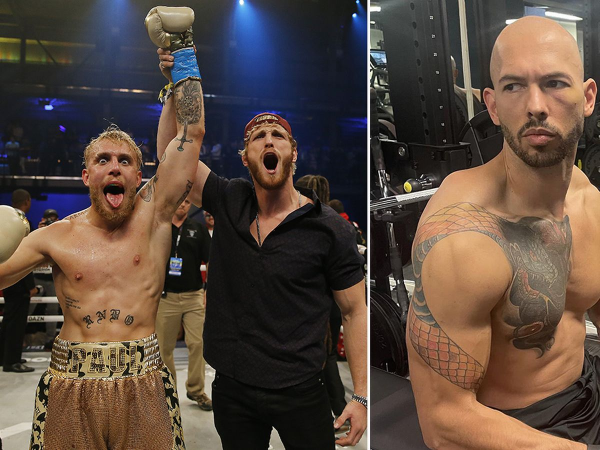
#> input picture dataset/andrew_tate/0_Emory-Andrew-Tate-III.jpg, 1200 x 900 px (shown at 1/2 size); its folder holds only this picture in this run
$ python -i util.py   (imports and definitions only)
#> lines starting #> are read from the running program, lines starting #| are printed output that depends on the picture
import joblib
import json
import numpy as np
import base64
import cv2
from wavelet import w2d

__class_name_to_number = {}
__class_number_to_name = {}

__model = None


def classify_image(image_base64_data, file_path=None):

    imgs = get_cropped_image_if_2_eyes(file_path, image_base64_data)

    result = []
    for img in imgs:
        scalled_raw_img = cv2.resize(img, (32, 32))
        img_har = w2d(img, 'db1', 5)
        scalled_img_har = cv2.resize(img_har, (32, 32))
        combined_img = np.vstack((scalled_raw_img.reshape(32 * 32 * 3, 1), scalled_img_har.reshape(32 * 32, 1)))

        len_image_array = 32*32*3 + 32*32

        final = combined_img.reshape(1,len_image_array).astype(float)
        result.append({
            'class': class_number_to_name(__model.predict(final)[0]),
            'class_probability': np.around(__model.predict_proba(final)*100,2).tolist()[0],
            'class_dictionary': __class_name_to_number
        })

    return result


def class_number_to_name(class_num):
    return __class_number_to_name[class_num]


def load_saved_artifacts():
    global __class_name_to_number
    global __class_number_to_name

    with open("C:\PythonWebBasics\pythonProject\server\model\class_dictionary.json", "r") as f:
        __class_name_to_number = json.load(f)
        __class_number_to_name = {v: k for k, v in __class_name_to_number.items()}

    global __model
    if __model is None:
        with open('C:\PythonWebBasics\pythonProject\server\model\saved_model.pkl', 'rb') as f:
            __model = joblib.load(f)


def get_cv2_image_from_base64_string(b64str):
    '''
    credit: https://stackoverflow.com/questions/33754935/read-a-base-64-encoded-image-from-memory-using-opencv-python-library
    :param uri:
    :return:
    '''
    encoded_data = b64str.split(',')[1]
    nparr = np.frombuffer(base64.b64decode(encoded_data), np.uint8)
    img = cv2.imdecode(nparr, cv2.IMREAD_COLOR)
    return img


def get_cropped_image_if_2_eyes(image_path, image_base64_data):
    face_cascade = cv2.CascadeClassifier('C:\PythonWebBasics\pythonProject\server\model\haarcascade_frontalface_default.xml')
    eye_cascade = cv2.CascadeClassifier('C:\PythonWebBasics\pythonProject\server\model\haarcascade_eye.xml')

    if image_path:
        img = cv2.imread(image_path)
    else:
        img = get_cv2_image_from_base64_string(image_base64_data)

    gray = cv2.cvtColor(img, cv2.COLOR_BGR2GRAY)
    faces = face_cascade.detectMultiScale(gray, 1.3, 5)

    cropped_faces = []
    for (x,y,w,h) in faces:
            roi_gray = gray[y:y+h, x:x+w]
            roi_color = img[y:y+h, x:x+w]
            eyes = eye_cascade.detectMultiScale(roi_gray)
            if len(eyes) >= 2:
                cropped_faces.append(roi_color)
    return cropped_faces


# def get_b64_test_image_for_virat():
#     with open("b64.txt") as f:
#         return f.read()


# [2 lines not run here, left out]

    # print(classify_image(get_b64_test_image_for_virat(), None))

>>> import cv2
>>> picture = cv2.imread('../../dataset/andrew_tate/0_Emory-Andrew-Tate-III.jpg', cv2.IMREAD_GRAYSCALE)
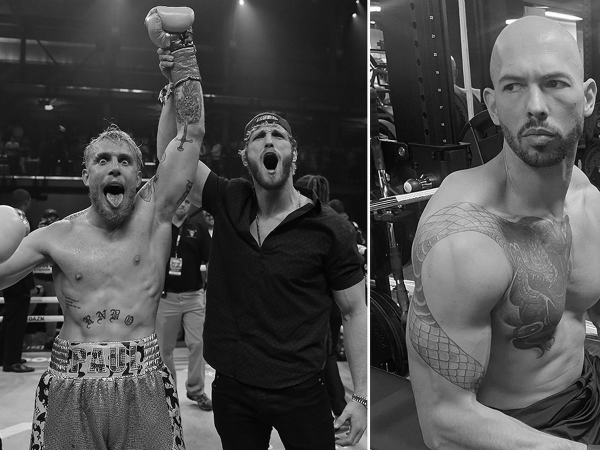
#> picture: shape (900, 1200) (shown at 1/2 size); min 0, max 255, mean 77.1
#> (the run stopped early here; a loop or call above may not have finished)

$ run again, on dataset/andrew_tate/0_MAIN-MIRRORTATEMCGREGOR.jpg
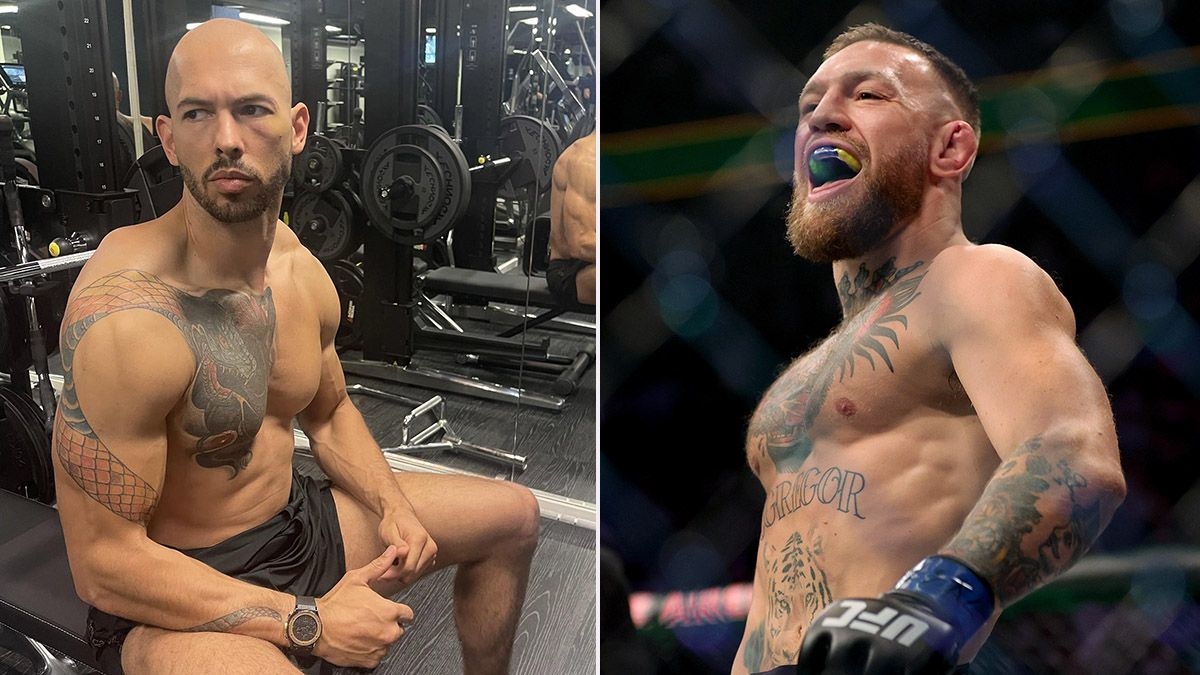
#> input picture dataset/andrew_tate/0_MAIN-MIRRORTATEMCGREGOR.jpg, 1200 x 675 px
#> `picture = cv2.imread('../../dataset/andrew_tate/0_Emory-Andrew-Tate-II..`:
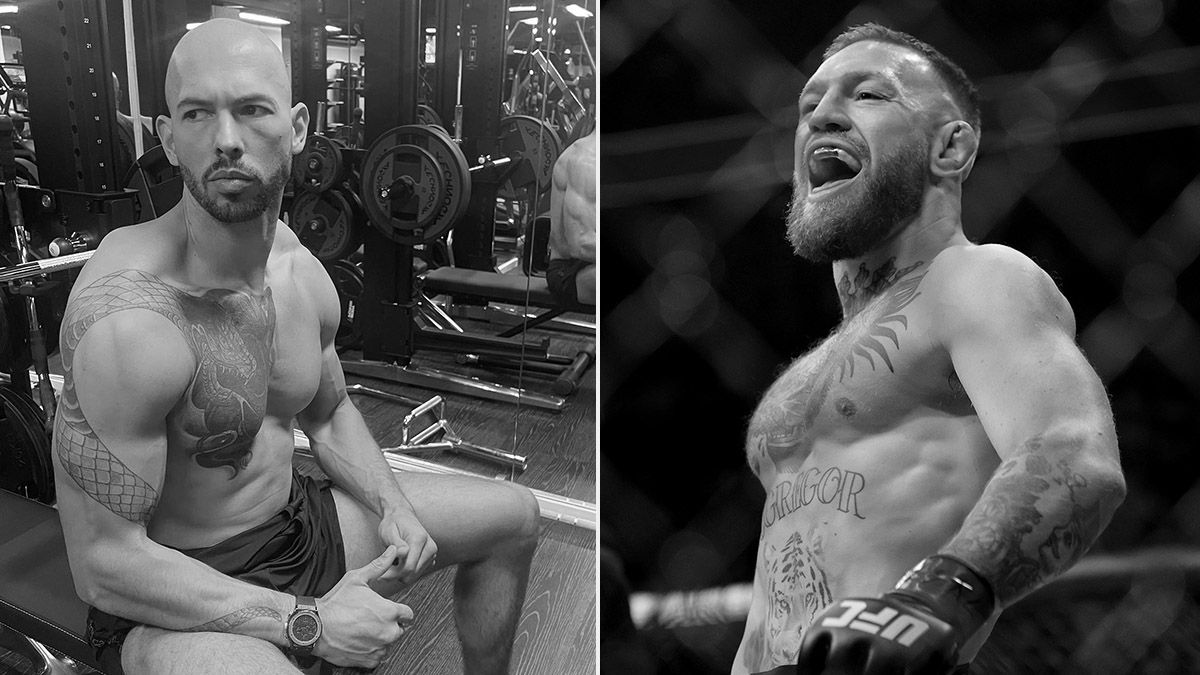
#> picture: shape (675, 1200); min 0, max 255, mean 75.3

$ run again, on dataset/andrew_tate/0_MAIN-Tate-Andrew.jpg
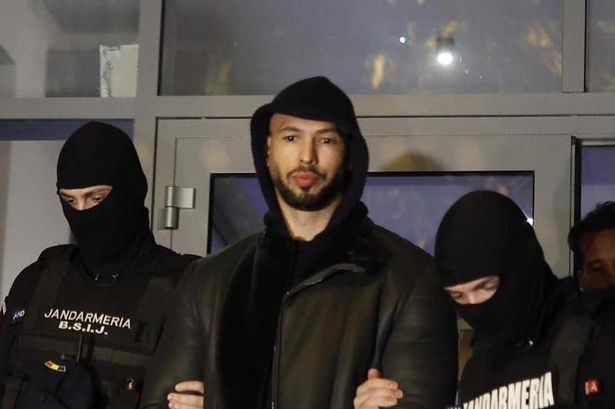
#> input picture dataset/andrew_tate/0_MAIN-Tate-Andrew.jpg, 615 x 409 px
#> `picture = cv2.imread('../../dataset/andrew_tate/0_Emory-Andrew-Tate-II..`:
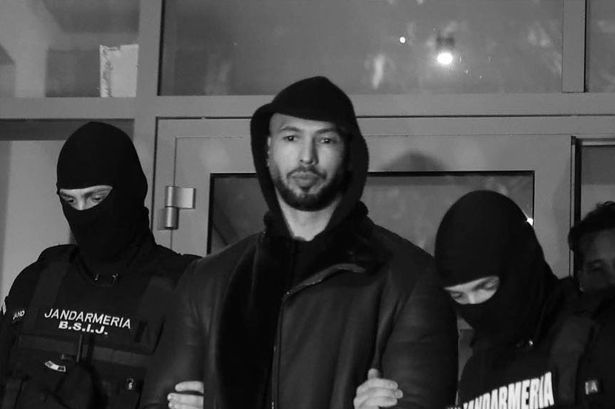
#> picture: shape (409, 615); min 0, max 255, mean 68.5

$ run again, on dataset/andrew_tate/0_tate-grab-2.jpg
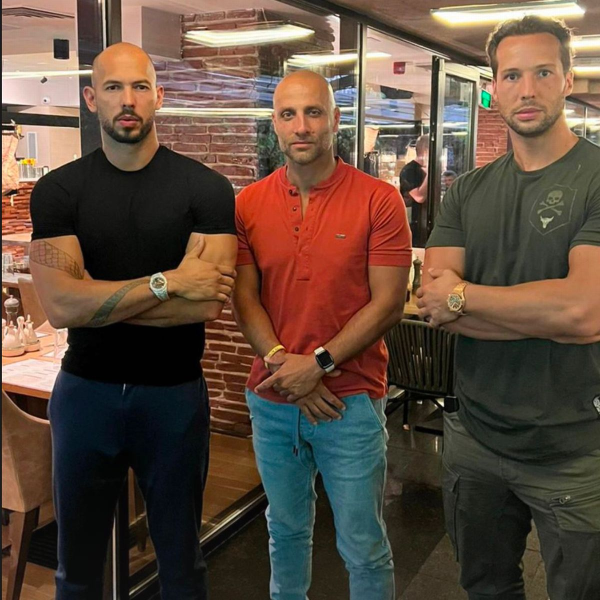
#> input picture dataset/andrew_tate/0_tate-grab-2.jpg, 1200 x 1200 px (shown at 1/2 size)
#> `picture = cv2.imread('../../dataset/andrew_tate/0_Emory-Andrew-Tate-II..`:
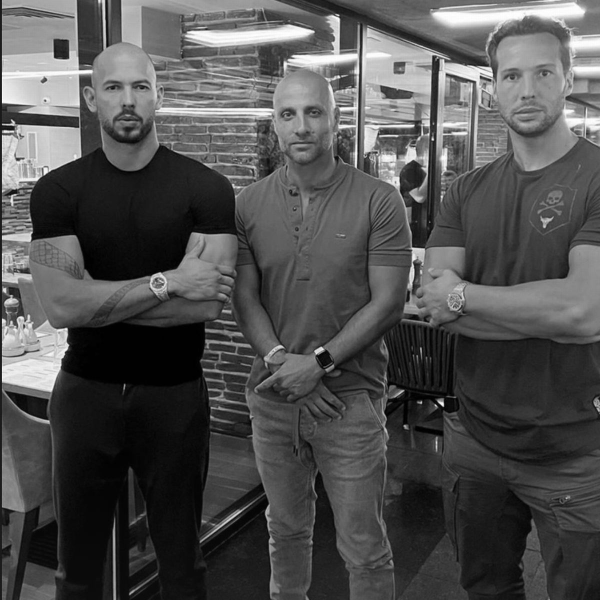
#> picture: shape (1200, 1200) (shown at 1/2 size); min 0, max 255, mean 79.5
